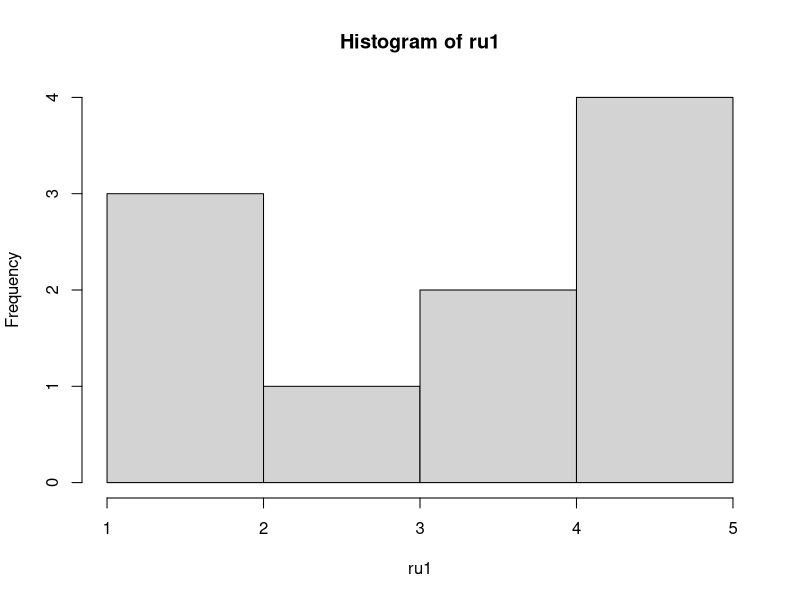
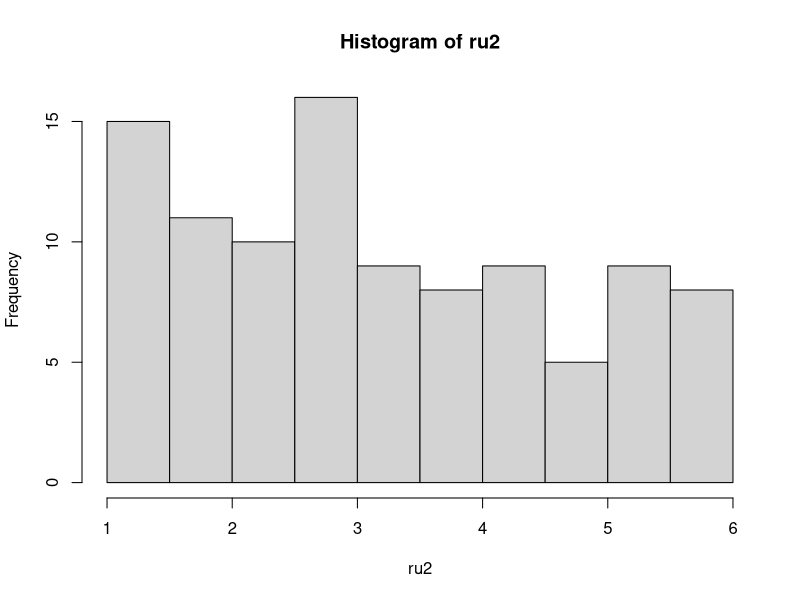
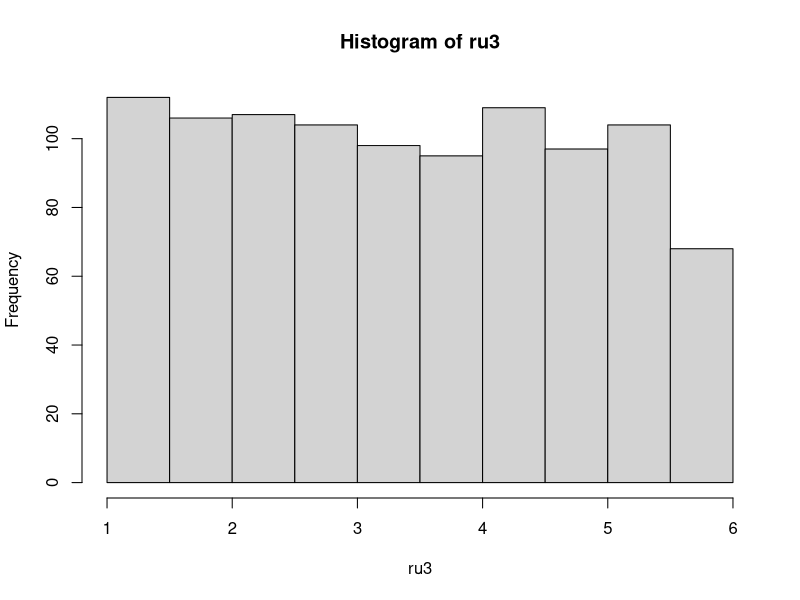
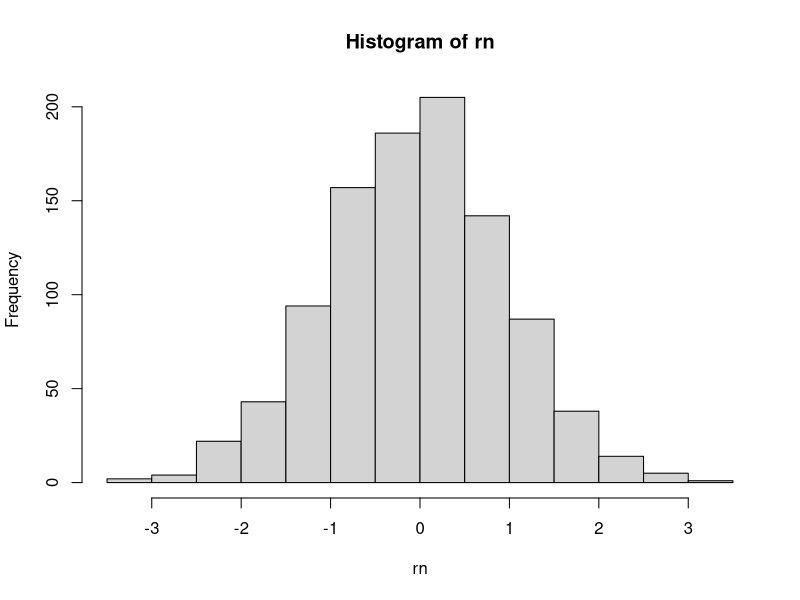
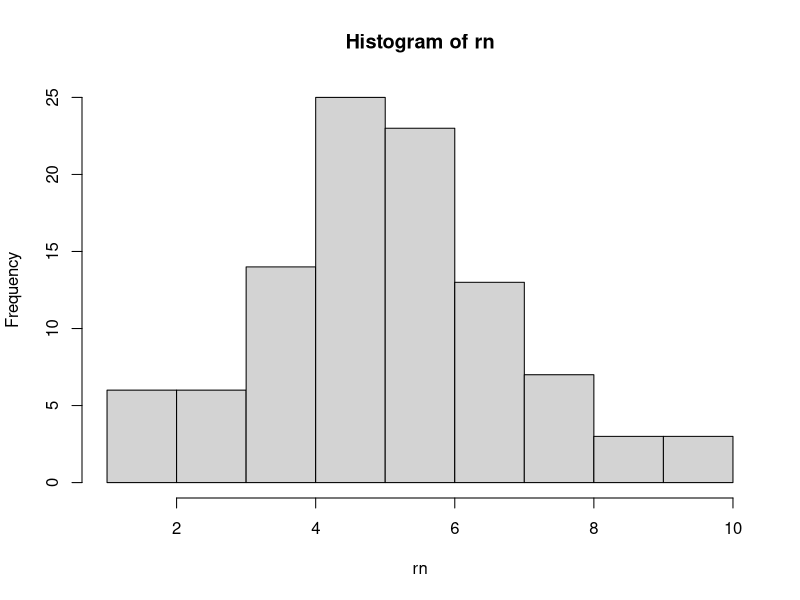
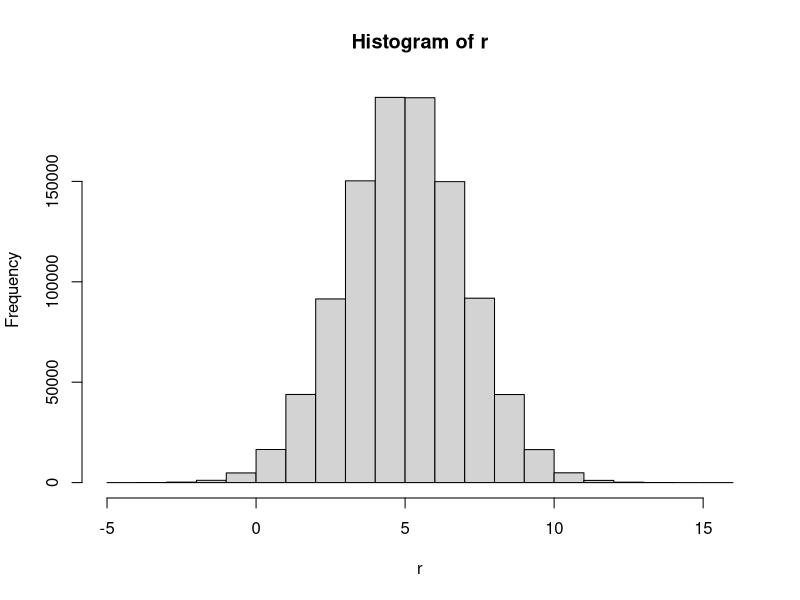
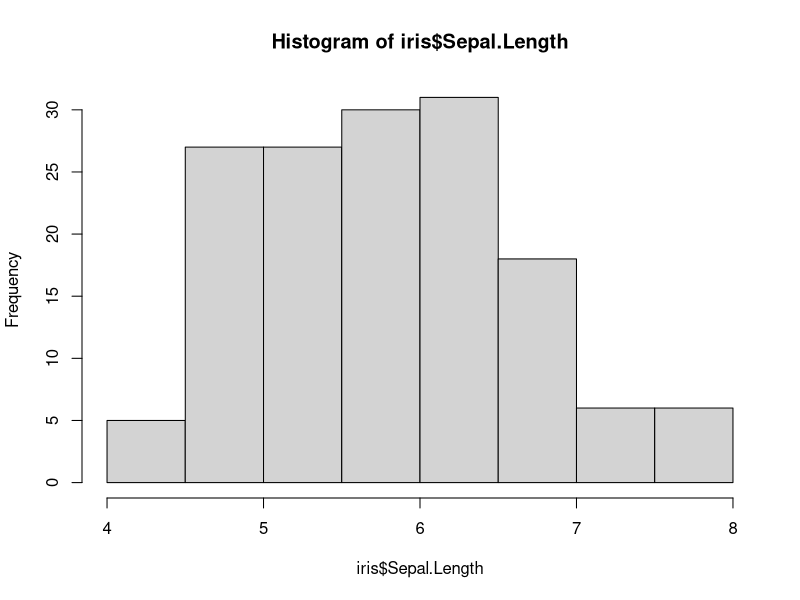
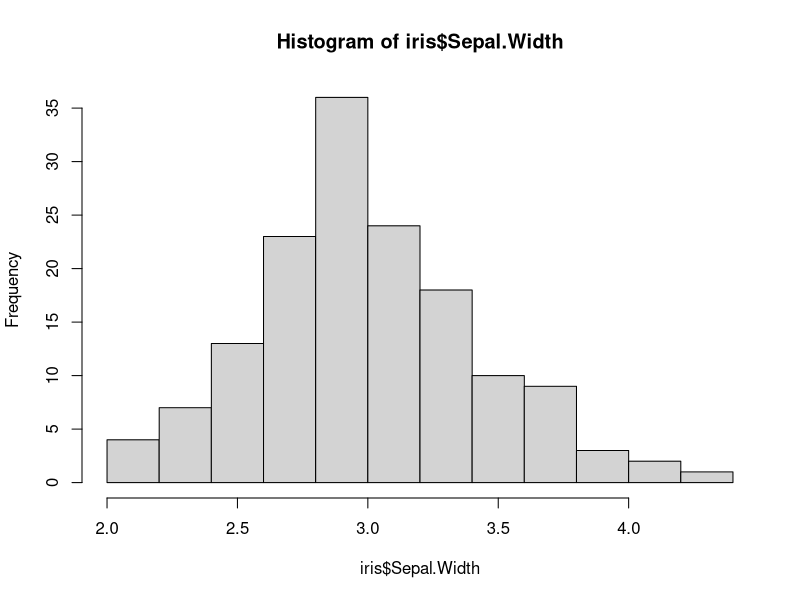

Write the R code that produced these figures, in order.
####################################################################
##                                                                ##
##  Análisis de datos utilizando el lenguaje de programación R:   ##
##  una experiencia de aprendizaje virtual en el aula invertida   ##
##                                                                ##
##                 Proyecto INNOVA-TIC 2021                       ##
##                                                                ##
## Creado por:     Björn Reu (breu@uis.edu.co )                   ##
##                 Yovanny Duran Barajas                          ##
##                 Zarith Tatiana Villamizar                      ##
##                 Silvia Fernanda Ardila Hurtado                 ## 
##                 Sergio Andres Bolivar-Santamaria               ##
##                                                                ##
##  con el apoyo de la Vicerrectoría Académica,                   ##
##  Universidad Industrial de Santander                           ##
##                                                                ##
####################################################################
##                                                                ##
##            ***   Unidad 3  ***  Sesión 1   ***                 ##
##                                                                ##
####################################################################

# En R, existen funciones para la generacion de numeros aleatorios, es decir, podremos generar cualquier numero de 0 a infinito de forma automatica. Para esto, debemos especificar la distribucion de probabilidad de la cual queremos obtener estos numeros aleatorios.

# Una distribucion de probabilidad describe la gama de resultados que podemos obtener. De esta manera, la probabilidad de que obtengamos un valor dependera de la distribucion de probabilidad.

# Ejemplo:

# La probabilidad de los dados: 
# Un dado convencional se caracteriza por poseer 6 lados, y cada lado representa un valor de 1 al 6. Frecuentemente en juegos de mesa como el parques, mientras mas alto sea el numero, mas podremos avanzar y ganar. Al lanzar el dado para poder avanzar, existe una probabilidad fija de obtener cualquiera de los 6 lados. Ya que esta probabilidad es la misma para cada lado (1/6), podriamos decir que la distribucion de los numeros de un dado pertenece a la distribucion uniforme.

###################################################################
##                  Distribución uniforme                        ##
###################################################################

# En nuestro ejemplo del dado, planteamos que la distribución de los números de cada lado del dado tiene una distribucion uniforme, debido a que la probabilidad de de obtener cada lado es la misma. Vamos a explorar un poco esto en R.

# Para obtener un numero aleatorio n que viene de una distribucion uniforme utilizamos runif()

?runif

# Vamos a escoger 10 numeros aleatorios del 1 al 6 que vienen de una distribucion uniforme

ru1 <- runif(n = 10, min = 1, max = 6) #los numeros que obtendremos tienen decimales

hist(ru1)

# Segun nuestro histograma, y dependiendo de los numeros que nos toque, puede que obtengamos mas veces un numero que otro, ¿entonces la probabilidad no es la misma?

ru2 <- runif(n =100, min = 1, max = 6) 
hist(ru2)

ru3 <- runif(n =1000, min = 1, max = 6) 
hist(ru3)

# ¡Ahora nuestro histograma parece más uniforme!. Cuando trabajamos con datos, siempre es una buena practica tener una muestra grande, con esto evitamos el sesgo en nuestros analisis.

###################################################################
##                    Distribución normal                        ##
###################################################################

# La distribucion normal es una de las más importantes, ya que se ajusta a muchos datos que representan procesos en la vida real. Su representacion se asemeja a la de una campana, la campana de Gauss.

# Para obtener un numero aleatorio n que viene de una distribuion normal utilizamos rnorm()

?rnorm
rnorm(n = 4, mean = 100, sd = 5)

# ?set.seed para reproducir los mismos numeros

set.seed(6)
rnorm(n = 10, mean = 5, sd = 5)
set.seed(6)
rnorm(n = 10, mean = 5, sd = 5)
set.seed(4)
rnorm(n = 10, mean = 5, sd = 5)

# Distribucion normal estandar

?rnorm
rn<-rnorm(n = 100)
rn<-rnorm(n = 1000, mean = 0, sd = 1)
rn
hist(rn)
mean(rn)
sd(rn)

# Distribución normal con media de 5 y distribución estandar de 2

rn<-rnorm(n = 100, mean = 5, sd = 2)
hist(rn)
mean(rn)
sd(rn)

# Distribucion normal con media de 5 y distribucion estandar de 2

# Aumente n: 1000, 10000, 100000

r<-rnorm(1000000, mean=5, sd=2)
hist(r)
mean(r)
sd(r)

# Vamos a cargar un conjunto de datos que contiene dos medidas del sepalo y petalo de diferentes especies de flores

data(iris)
hist(iris$Sepal.Length)
hist(iris$Sepal.Width)
hist(iris$Petal.Length)
hist(iris$Petal.Width)

# Tydi

library(ggplot2)

ggplot(iris, aes(Sepal.Width)) +
  geom_bar(stat = "count")

# ¿Cuál de las 4 variables (Sepal.Length, Sepal.Width, Petal.Length, Petal.Width) representa mejor una distribución normal?

##################################################################
## Ejercicio

# 1. Cree un vector v1 que contenga una muestra de 1000 numeros aleatorios que vengan de una distribucion normal con media de 112 y desviacion estandar  de 35. Grafique los valores en un histograma

v1 <- rnorm(n = 1000, mean = 112, sd = 35)
hist(v1)

# 2. Cree un vector v2 que contenga una muestra de 1000 numeros aleatorios que vengan de una distribucion normal con media de 34 y desviacion estandar de 3. Grafique los valores en un histograma

v2 <- rnorm(n = 1000, mean=34, sd=3)
hist(v2)

# 3. Multiplique v1 con v2 y grafique el resutado en un histograma. ¿Cual es la diferencia de este histograma con los anteriores?

v3 <- v1*v2
hist(v3, 50)

# 4. Cree un vector "x" que contenga 14 numeros entre 1 y 50 que vengan de una distribucion uniforme. Cree otro vector "y" que contenga los valores de "x" pero dos veces mas grande. Suma a cada valor de "y" un valor constante de 7. Ahora grafiquelo mostrando "y" sobre "x" : plot(x,y)

x <- runif(n = 15, min = 1, max = 50)
y <- (2*x)+7
plot(x,y)

## fin ejercicio
###################################################################


###################################################################
##           Probabilidad en la distribución normal              ##
###################################################################

# Para calcular la probabilidad de obtener un valor que viene de una distribución normal, utilizamos la funcion pnorm()

?pnorm

# Podemos calcular la probabilidad de obtener un valor menor que -2 que venga de una distribución normal (mean = 2, sd = 2)

pnorm(q = 9, mean = 2, sd = 2)

# O también podemos calcular la probabilidad de obtener un valor mayor que -2 que venga de la distribucion normal mencionada anteriormente (mean = 2, sd = 2)

1-pnorm(-2,mean=2,sd=2)

##################################################################
## Ejercicio

# 1) ¿Cuál es la probabilidad de obtener un valor menor que 5 que venga de la distribucion normal mencionada anteriormente (mean = 5, sd = 2)?

pnorm(q = 100,m = 0,sd = 1)

# 2) ¿Cuál es la probabilidad de obtener un valor entre 2 y 8?
pnorm(8,5,2)-pnorm(2,5,2)

## fin ejercicio
############################################################################
